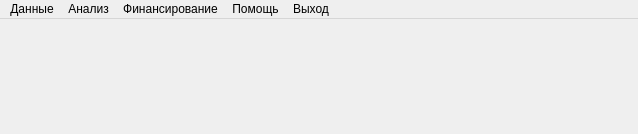
<?xml version="1.0" encoding="UTF-8"?>
<ui version="4.0">
 <class>MainWindow</class>
 <widget class="QMainWindow" name="MainWindow">
  <property name="geometry">
   <rect>
    <x>0</x>
    <y>0</y>
    <width>638</width>
    <height>134</height>
   </rect>
  </property>
  <property name="windowTitle">
   <string>MainWindow</string>
  </property>
  <widget class="QWidget" name="centralwidget"/>
  <widget class="QMenuBar" name="menubar">
   <property name="geometry">
    <rect>
     <x>0</x>
     <y>0</y>
     <width>638</width>
     <height>21</height>
    </rect>
   </property>
   <widget class="QMenu" name="menu">
    <property name="title">
     <string>Данные</string>
    </property>
    <addaction name="action"/>
    <addaction name="action_2"/>
    <addaction name="action_3"/>
   </widget>
   <widget class="QMenu" name="menu_2">
    <property name="title">
     <string>Анализ</string>
    </property>
   </widget>
   <widget class="QMenu" name="menu_3">
    <property name="title">
     <string>Финансирование</string>
    </property>
   </widget>
   <widget class="QMenu" name="menu_4">
    <property name="title">
     <string>Помощь</string>
    </property>
   </widget>
   <widget class="QMenu" name="menu_5">
    <property name="title">
     <string>Выход</string>
    </property>
   </widget>
   <addaction name="menu"/>
   <addaction name="menu_2"/>
   <addaction name="menu_3"/>
   <addaction name="menu_4"/>
   <addaction name="menu_5"/>
  </widget>
  <action name="action">
   <property name="text">
    <string>НИР по грантам</string>
   </property>
  </action>
  <action name="action_2">
   <property name="text">
    <string>Конкурс</string>
   </property>
  </action>
  <action name="action_3">
   <property name="text">
    <string>Вузы</string>
   </property>
  </action>
 </widget>
 <resources/>
 <connections/>
</ui>
